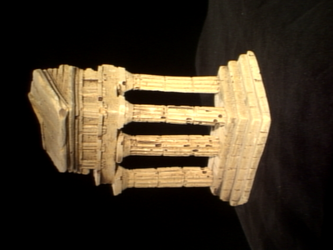
%> input picture images/im1.png, 333 x 250 px, shrunk from 640 x 480 before the run
$ octave Visualise.m   (GNU Octave 9; MATLAB toolbox functions it lacks are replaced by stand-ins)
%> lines starting %> are read from the running program, lines starting %| are printed output that depends on the picture
filename = 'example.csv';
im1 = imread('../images/im1.png');
%> im1 is the input picture: size 250x333x3 uint8; mean R, G, B 65.3, 53.9, 37.1
im2 = imread('../images/im2.png');
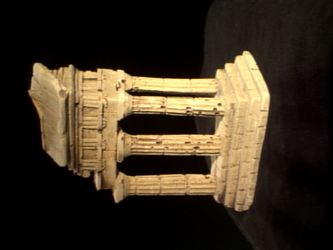
%> input picture images/im2.png, 333 x 250 px, shrunk from 640 x 480 before the run
%> im2 is the input picture: size 250x333x3 uint8; mean R, G, B 60.6, 49.2, 33.3
image(im1);         %# Any subsequent plotting will overwrite the image!
figure;
image(im2);
figure;
M = csvread(filename);
scatter3(M(:,1),M(:,2),M(:,3));

% Add title and axis labels
title('Ozone Levels')
xlabel('X')
ylabel('Y')
zlabel('Z')
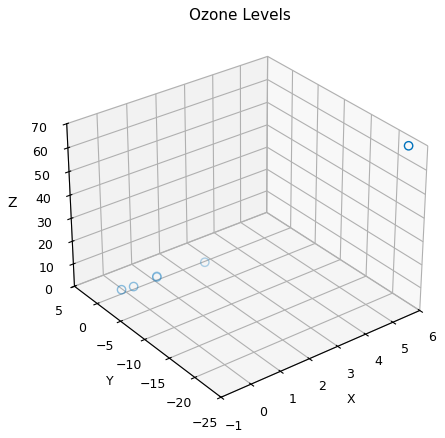
%> figure redrawn from the program's plot data

im3 = imread('../images/epi_left.jpg');
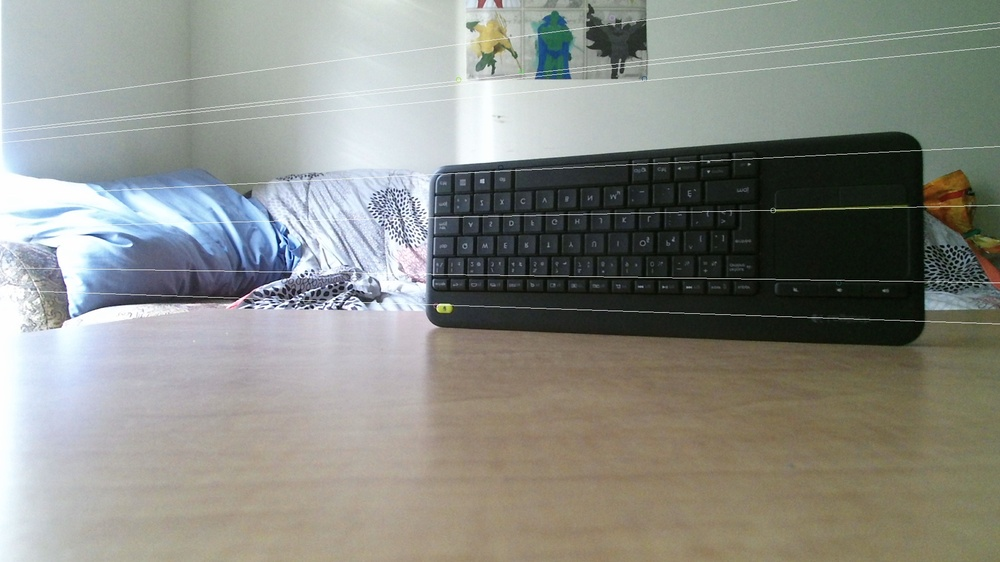
%> input picture images/epi_left.jpg, 1000 x 562 px, shrunk from 1920 x 1080 before the run
%> im3 is the input picture: size 562x1000x3 uint8; mean R, G, B 137.6, 139.8, 133.4
figure;
image(im3);
